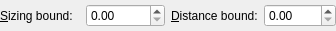
<ui version="4.0" >
 <class>meshing_bar</class>
 <widget class="QWidget" name="meshing_bar" >
  <property name="geometry" >
   <rect>
    <x>0</x>
    <y>0</y>
    <width>336</width>
    <height>31</height>
   </rect>
  </property>
  <property name="windowTitle" >
   <string>Form</string>
  </property>
  <layout class="QHBoxLayout" >
   <property name="spacing" >
    <number>6</number>
   </property>
   <property name="leftMargin" >
    <number>0</number>
   </property>
   <property name="topMargin" >
    <number>0</number>
   </property>
   <property name="rightMargin" >
    <number>0</number>
   </property>
   <property name="bottomMargin" >
    <number>0</number>
   </property>
   <item>
    <layout class="QHBoxLayout" >
     <item>
      <widget class="QLabel" name="label" >
       <property name="text" >
        <string>&amp;Sizing bound:</string>
       </property>
       <property name="buddy" >
        <cstring>spinBox_radius_bound</cstring>
       </property>
      </widget>
     </item>
     <item>
      <widget class="QDoubleSpinBox" name="spinBox_radius_bound" />
     </item>
    </layout>
   </item>
   <item>
    <layout class="QHBoxLayout" >
     <item>
      <widget class="QLabel" name="label_2" >
       <property name="text" >
        <string>&amp;Distance bound:</string>
       </property>
       <property name="buddy" >
        <cstring>spinBox_distance_bound</cstring>
       </property>
      </widget>
     </item>
     <item>
      <widget class="QDoubleSpinBox" name="spinBox_distance_bound" />
     </item>
    </layout>
   </item>
  </layout>
 </widget>
 <resources/>
 <connections/>
</ui>
